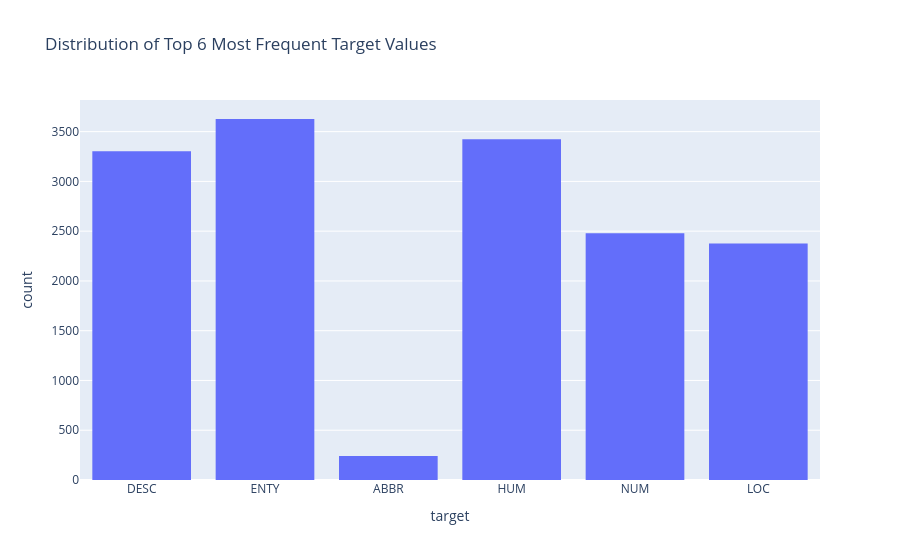

The code cell stored with this chart in its notebook:
### Code cell
import pandas as pd
import plotly.express as px

# Example: Assuming `data` is a DataFrame and `y` is the target column
# Count the frequency of each value in the target column
top_values = train_data['target'].value_counts().nlargest(6).index

# Filter the dataset to include only the rows with the top 6 most frequent target values
filtered_data = train_data[train_data['target'].isin(top_values)]

# Plot the histogram for the filtered data
fig = px.histogram(filtered_data, x='target', nbins=30, title='Distribution of Top 6 Most Frequent Target Values')

# Show the plot
fig.show()

### Figure 1 — Plotly figure (JSON) as saved in the notebook; plotly's stock layout.template omitted (floating-point values rounded to 4 significant figures; data arrays with more than 128 entries replaced by an {"elided": "..."} marker saying what was removed)
{"data": [{"alignmentgroup": "True", "bingroup": "x", "hovertemplate": "target=%{x}<br>count=%{y}<extra></extra>", "legendgroup": "", "marker": {"color": "#636efa", "pattern": {"shape": ""}}, "name": "", "nbinsx": 30, "offsetgroup": "", "orientation": "v", "showlegend": false, "type": "histogram", "x": {"elided": "15452 str values"}, "xaxis": "x", "yaxis": "y"}], "layout": {"barmode": "relative", "legend": {"tracegroupgap": 0}, "title": {"text": "Distribution of Top 6 Most Frequent Target Values"}, "xaxis": {"anchor": "y", "domain": [0, 1], "title": {"text": "target"}}, "yaxis": {"anchor": "x", "domain": [0, 1], "title": {"text": "count"}}}}
